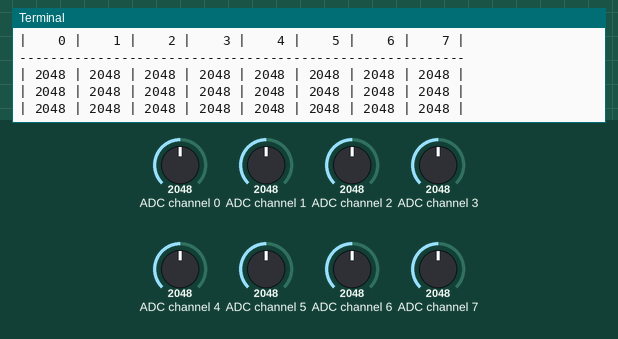
Recording of a program running on a simulated Raspberry Pi (BCM pin numbers). Parts: the last lines printed to the terminal. Inputs (shaded band) come from the test bench; at power-on: ADC channel 0 = 2048, ADC channel 1 = 2048, ADC channel 2 = 2048, ADC channel 3 = 2048, ADC channel 4 = 2048, ADC channel 5 = 2048, ADC channel 6 = 2048, ADC channel 7 = 2048 (analog values on the 0–4095 scale).

Above: at 1.2 s.
1.3 s: ADC channel 0 set to 122
At 1.9 s:
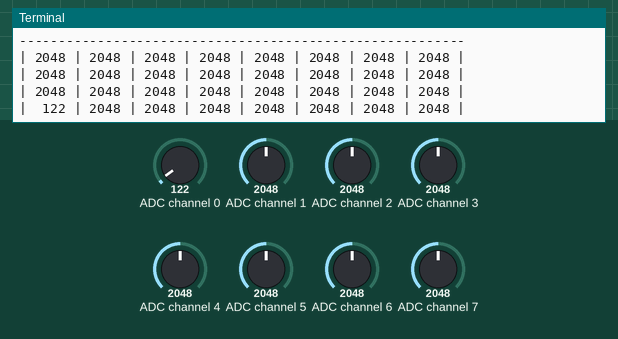
3.0 s: ADC channel 1 set to 122
At 3.4 s:
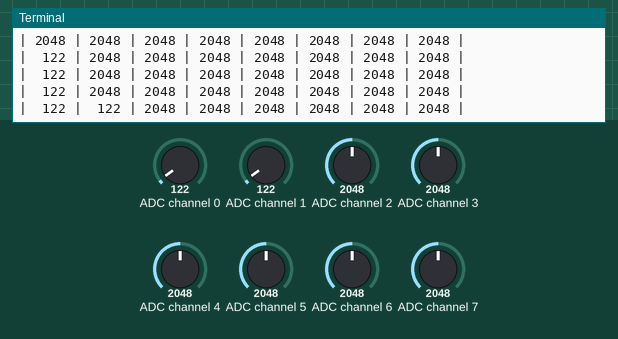
4.5 s: ADC channel 2 set to 122
At 4.9 s:
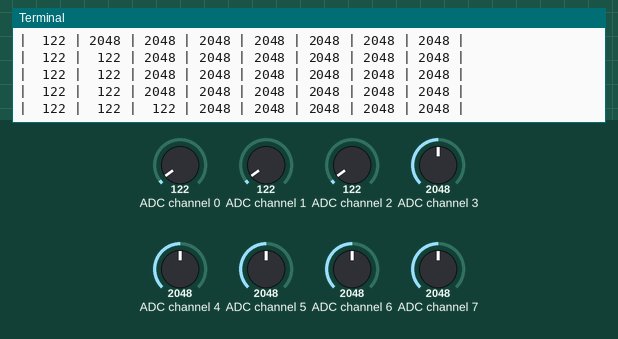
6.0 s: ADC channel 3 set to 122
At 6.4 s:
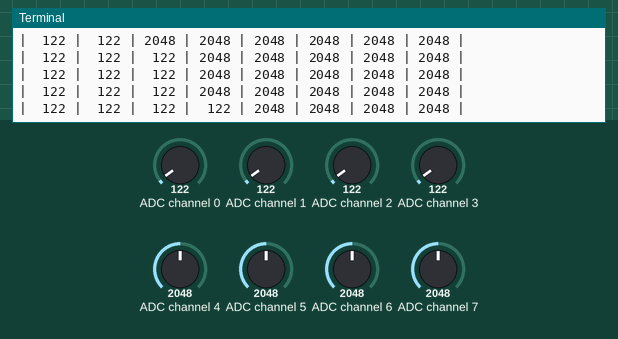
7.5 s: ADC channel 4 set to 122
At 7.8 s:
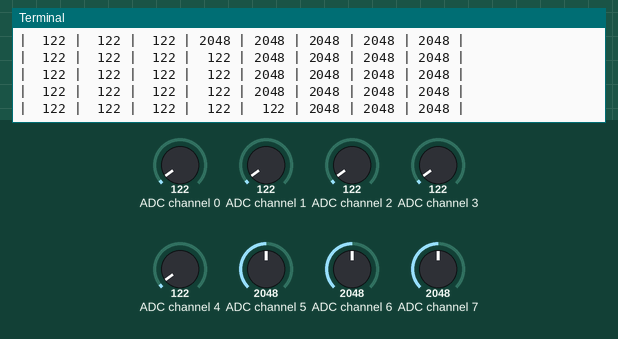
9.0 s: ADC channel 5 set to 122
At 9.4 s:
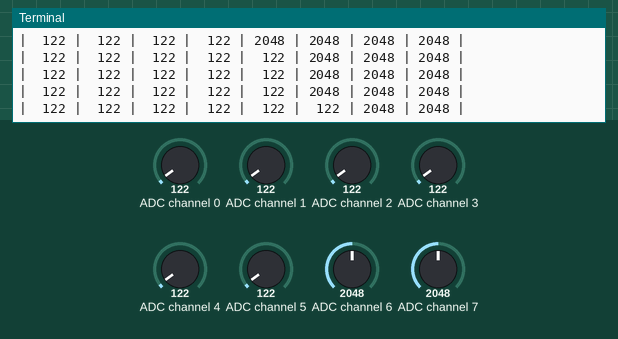

Measured:
- after the input at 1.3 s, the terminal: prints a new line after 0.21 s (image 1)
- after the input at 3.0 s, the terminal: prints a new line at once (image 2)
- after the input at 4.5 s, the terminal: prints a new line at once (image 3)
- after the input at 6.0 s, the terminal: prints a new line at once (image 4)
- after the input at 7.5 s, the terminal: prints a new line at once (image 5)
- after the input at 9.0 s, the terminal: prints a new line at once (image 6)

The program:

MCP3208.py
```python
import platform
import os
import time

import Adafruit_GPIO.SPI as SPI

class MCP3208(object):
    def __init__(self):
        self.spi = SPI.SpiDev(0, 0, max_speed_hz=1000000)
        self.spi.set_mode(0)
        self.spi.set_bit_order(SPI.MSBFIRST)

    def __del__(self):
        self.spi.close()

    def read(self, ch):
        if 7 < ch or ch < 0:
            raise Exception('MCP3208 channel must be 0-7: ' + str(ch))

        cmd = 128  # 1000 0000
        cmd += 64  # 1100 0000
        cmd += ((ch & 0x07) << 3)
        ret = self.spi.transfer([cmd, 0x0, 0x0])

        # get the 12b out of the return
        val = (ret[0] & 0x01) << 11  # only B11 is here
        val |= ret[1] << 3           # B10:B3
        val |= ret[2] >> 5           # MSB has B2:B0 ... need to move down to LSB

        return (val & 0x0FFF)  # ensure we are only sending 12b

if __name__ == "__main__":
    hat = MCP3208()

    print('Reading MCP3208 values, press Ctrl-C to quit...')
    # Print nice channel column headers.
    print('| {0:>4} | {1:>4} | {2:>4} | {3:>4} | {4:>4} | {5:>4} | {6:>4} | {7:>4} |'.format(*range(8)))
    print('-' * 57)
    # Main program loop.
    while True:
        # Read all the ADC channel values in a list.
        values = [0]*8
        for i in range(8):
            # The read_adc function will get the value of the specified channel (0-7).
            values[i] = hat.read(i)
        # Print the ADC values.
        print('| {0:>4} | {1:>4} | {2:>4} | {3:>4} | {4:>4} | {5:>4} | {6:>4} | {7:>4} |'.format(*values))
        # Pause for half a second.
        time.sleep(0.5)
```
